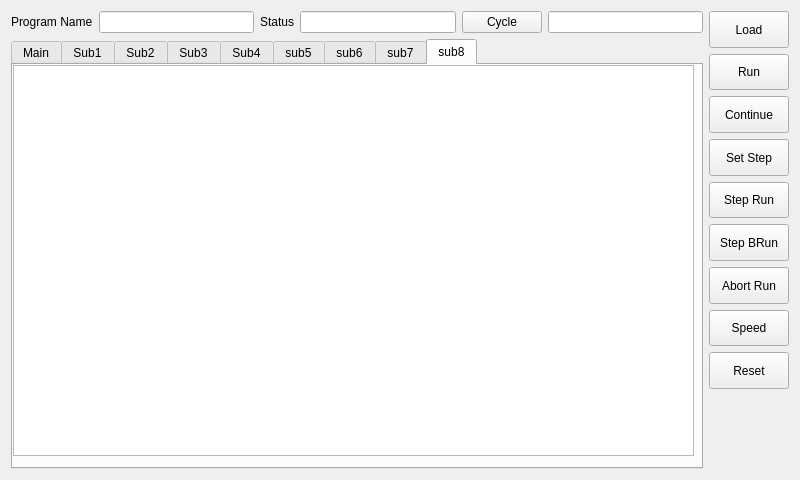
<?xml version="1.0" encoding="UTF-8"?>
<ui version="4.0">
 <class>FormRun</class>
 <widget class="QWidget" name="FormRun">
  <property name="geometry">
   <rect>
    <x>0</x>
    <y>0</y>
    <width>800</width>
    <height>480</height>
   </rect>
  </property>
  <property name="windowTitle">
   <string>Form</string>
  </property>
  <layout class="QGridLayout" name="gridLayout">
   <item row="0" column="0">
    <layout class="QVBoxLayout" name="verticalLayout_2">
     <item>
      <layout class="QHBoxLayout" name="horizontalLayout">
       <item>
        <widget class="QLabel" name="label">
         <property name="text">
          <string>Program Name</string>
         </property>
        </widget>
       </item>
       <item>
        <widget class="QLineEdit" name="txtPrgName"/>
       </item>
       <item>
        <widget class="QLabel" name="label_2">
         <property name="text">
          <string>Status</string>
         </property>
        </widget>
       </item>
       <item>
        <widget class="QLineEdit" name="txtStatus"/>
       </item>
       <item>
        <widget class="QPushButton" name="btnCycle">
         <property name="text">
          <string>Cycle</string>
         </property>
        </widget>
       </item>
       <item>
        <widget class="QLineEdit" name="txtCycle">
         <property name="enabled">
          <bool>true</bool>
         </property>
         <property name="sizePolicy">
          <sizepolicy hsizetype="Expanding" vsizetype="Fixed">
           <horstretch>0</horstretch>
           <verstretch>0</verstretch>
          </sizepolicy>
         </property>
         <property name="minimumSize">
          <size>
           <width>0</width>
           <height>0</height>
          </size>
         </property>
         <property name="frame">
          <bool>true</bool>
         </property>
         <property name="alignment">
          <set>Qt::AlignCenter</set>
         </property>
        </widget>
       </item>
      </layout>
     </item>
     <item>
      <widget class="QTabWidget" name="tbWidget">
       <property name="currentIndex">
        <number>8</number>
       </property>
       <widget class="QWidget" name="tbmain">
        <attribute name="title">
         <string>Main</string>
        </attribute>
        <widget class="QTableView" name="tblRunSteps">
         <property name="geometry">
          <rect>
           <x>0</x>
           <y>0</y>
           <width>681</width>
           <height>391</height>
          </rect>
         </property>
         <property name="sizePolicy">
          <sizepolicy hsizetype="Expanding" vsizetype="Expanding">
           <horstretch>0</horstretch>
           <verstretch>0</verstretch>
          </sizepolicy>
         </property>
         <property name="horizontalScrollBarPolicy">
          <enum>Qt::ScrollBarAlwaysOff</enum>
         </property>
         <attribute name="horizontalHeaderStretchLastSection">
          <bool>true</bool>
         </attribute>
        </widget>
       </widget>
       <widget class="QWidget" name="tbsub1">
        <attribute name="title">
         <string>Sub1</string>
        </attribute>
        <widget class="QTableView" name="tblRunSteps_Sub1">
         <property name="geometry">
          <rect>
           <x>0</x>
           <y>0</y>
           <width>681</width>
           <height>391</height>
          </rect>
         </property>
         <property name="horizontalScrollBarPolicy">
          <enum>Qt::ScrollBarAlwaysOff</enum>
         </property>
         <attribute name="horizontalHeaderStretchLastSection">
          <bool>true</bool>
         </attribute>
        </widget>
       </widget>
       <widget class="QWidget" name="tbsub2">
        <attribute name="title">
         <string>Sub2</string>
        </attribute>
        <widget class="QTableView" name="tblRunSteps_Sub2">
         <property name="geometry">
          <rect>
           <x>0</x>
           <y>0</y>
           <width>681</width>
           <height>391</height>
          </rect>
         </property>
         <property name="horizontalScrollBarPolicy">
          <enum>Qt::ScrollBarAlwaysOff</enum>
         </property>
         <attribute name="horizontalHeaderStretchLastSection">
          <bool>true</bool>
         </attribute>
        </widget>
       </widget>
       <widget class="QWidget" name="tbsub3">
        <attribute name="title">
         <string>Sub3</string>
        </attribute>
        <widget class="QTableView" name="tblRunSteps_Sub3">
         <property name="geometry">
          <rect>
           <x>0</x>
           <y>0</y>
           <width>681</width>
           <height>391</height>
          </rect>
         </property>
         <property name="horizontalScrollBarPolicy">
          <enum>Qt::ScrollBarAlwaysOff</enum>
         </property>
         <attribute name="horizontalHeaderStretchLastSection">
          <bool>true</bool>
         </attribute>
        </widget>
       </widget>
       <widget class="QWidget" name="tbsub4">
        <attribute name="title">
         <string>Sub4</string>
        </attribute>
        <widget class="QTableView" name="tblRunSteps_Sub4">
         <property name="geometry">
          <rect>
           <x>0</x>
           <y>0</y>
           <width>681</width>
           <height>391</height>
          </rect>
         </property>
         <property name="horizontalScrollBarPolicy">
          <enum>Qt::ScrollBarAlwaysOff</enum>
         </property>
         <attribute name="horizontalHeaderStretchLastSection">
          <bool>true</bool>
         </attribute>
        </widget>
       </widget>
       <widget class="QWidget" name="tbsub5">
        <attribute name="title">
         <string>sub5</string>
        </attribute>
        <widget class="QTableView" name="tblRunSteps_Sub5">
         <property name="geometry">
          <rect>
           <x>0</x>
           <y>0</y>
           <width>681</width>
           <height>391</height>
          </rect>
         </property>
         <property name="horizontalScrollBarPolicy">
          <enum>Qt::ScrollBarAlwaysOff</enum>
         </property>
         <attribute name="horizontalHeaderStretchLastSection">
          <bool>true</bool>
         </attribute>
        </widget>
       </widget>
       <widget class="QWidget" name="tbsub6">
        <attribute name="title">
         <string>sub6</string>
        </attribute>
        <widget class="QTableView" name="tblRunSteps_Sub6">
         <property name="geometry">
          <rect>
           <x>0</x>
           <y>0</y>
           <width>681</width>
           <height>391</height>
          </rect>
         </property>
         <property name="horizontalScrollBarPolicy">
          <enum>Qt::ScrollBarAlwaysOff</enum>
         </property>
         <attribute name="horizontalHeaderStretchLastSection">
          <bool>true</bool>
         </attribute>
        </widget>
       </widget>
       <widget class="QWidget" name="tbsub7">
        <attribute name="title">
         <string>sub7</string>
        </attribute>
        <widget class="QTableView" name="tblRunSteps_Sub7">
         <property name="geometry">
          <rect>
           <x>0</x>
           <y>0</y>
           <width>681</width>
           <height>391</height>
          </rect>
         </property>
         <property name="horizontalScrollBarPolicy">
          <enum>Qt::ScrollBarAlwaysOff</enum>
         </property>
         <attribute name="horizontalHeaderStretchLastSection">
          <bool>true</bool>
         </attribute>
        </widget>
       </widget>
       <widget class="QWidget" name="tbsub8">
        <attribute name="title">
         <string>sub8</string>
        </attribute>
        <widget class="QTableView" name="tblRunSteps_Sub8">
         <property name="geometry">
          <rect>
           <x>0</x>
           <y>0</y>
           <width>681</width>
           <height>391</height>
          </rect>
         </property>
         <property name="horizontalScrollBarPolicy">
          <enum>Qt::ScrollBarAlwaysOff</enum>
         </property>
         <attribute name="horizontalHeaderStretchLastSection">
          <bool>true</bool>
         </attribute>
        </widget>
       </widget>
      </widget>
     </item>
    </layout>
   </item>
   <item row="0" column="1">
    <layout class="QVBoxLayout" name="verticalLayout">
     <item>
      <widget class="QPushButton" name="btnLoad">
       <property name="sizePolicy">
        <sizepolicy hsizetype="Minimum" vsizetype="Expanding">
         <horstretch>0</horstretch>
         <verstretch>0</verstretch>
        </sizepolicy>
       </property>
       <property name="text">
        <string>Load</string>
       </property>
      </widget>
     </item>
     <item>
      <widget class="QPushButton" name="btnRun">
       <property name="sizePolicy">
        <sizepolicy hsizetype="Minimum" vsizetype="Expanding">
         <horstretch>0</horstretch>
         <verstretch>0</verstretch>
        </sizepolicy>
       </property>
       <property name="text">
        <string>Run</string>
       </property>
      </widget>
     </item>
     <item>
      <widget class="QPushButton" name="btnConProgram">
       <property name="sizePolicy">
        <sizepolicy hsizetype="Minimum" vsizetype="Expanding">
         <horstretch>0</horstretch>
         <verstretch>0</verstretch>
        </sizepolicy>
       </property>
       <property name="text">
        <string>Continue</string>
       </property>
      </widget>
     </item>
     <item>
      <widget class="QPushButton" name="btnSetStep">
       <property name="sizePolicy">
        <sizepolicy hsizetype="Minimum" vsizetype="Expanding">
         <horstretch>0</horstretch>
         <verstretch>0</verstretch>
        </sizepolicy>
       </property>
       <property name="text">
        <string>Set Step</string>
       </property>
      </widget>
     </item>
     <item>
      <widget class="QPushButton" name="btnStepRun">
       <property name="sizePolicy">
        <sizepolicy hsizetype="Minimum" vsizetype="Expanding">
         <horstretch>0</horstretch>
         <verstretch>0</verstretch>
        </sizepolicy>
       </property>
       <property name="text">
        <string>Step Run</string>
       </property>
      </widget>
     </item>
     <item>
      <widget class="QPushButton" name="btnBstepRun">
       <property name="sizePolicy">
        <sizepolicy hsizetype="Minimum" vsizetype="Expanding">
         <horstretch>0</horstretch>
         <verstretch>0</verstretch>
        </sizepolicy>
       </property>
       <property name="text">
        <string>Step BRun</string>
       </property>
      </widget>
     </item>
     <item>
      <widget class="QPushButton" name="btnAbortRun">
       <property name="sizePolicy">
        <sizepolicy hsizetype="Minimum" vsizetype="Expanding">
         <horstretch>0</horstretch>
         <verstretch>0</verstretch>
        </sizepolicy>
       </property>
       <property name="text">
        <string>Abort Run</string>
       </property>
      </widget>
     </item>
     <item>
      <widget class="QPushButton" name="btnSpeed">
       <property name="enabled">
        <bool>true</bool>
       </property>
       <property name="sizePolicy">
        <sizepolicy hsizetype="Minimum" vsizetype="Expanding">
         <horstretch>0</horstretch>
         <verstretch>0</verstretch>
        </sizepolicy>
       </property>
       <property name="text">
        <string>Speed</string>
       </property>
      </widget>
     </item>
     <item>
      <widget class="QPushButton" name="btnReset">
       <property name="sizePolicy">
        <sizepolicy hsizetype="Minimum" vsizetype="Expanding">
         <horstretch>0</horstretch>
         <verstretch>0</verstretch>
        </sizepolicy>
       </property>
       <property name="text">
        <string>Reset</string>
       </property>
      </widget>
     </item>
     <item>
      <spacer name="verticalSpacer">
       <property name="orientation">
        <enum>Qt::Vertical</enum>
       </property>
       <property name="sizeHint" stdset="0">
        <size>
         <width>20</width>
         <height>40</height>
        </size>
       </property>
      </spacer>
     </item>
     <item>
      <spacer name="verticalSpacer_2">
       <property name="orientation">
        <enum>Qt::Vertical</enum>
       </property>
       <property name="sizeHint" stdset="0">
        <size>
         <width>20</width>
         <height>40</height>
        </size>
       </property>
      </spacer>
     </item>
    </layout>
   </item>
  </layout>
 </widget>
 <resources/>
 <connections/>
</ui>
